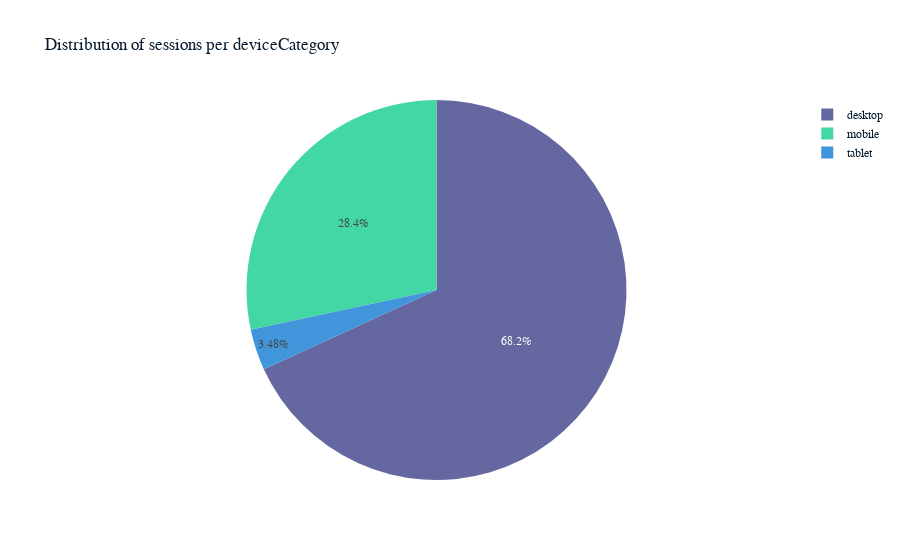

Notebook cell for this chart:
### Code cell
#Number of sessions per device category
plot_sessions_per_group(ga_df,'deviceCategory','pie')

### Figure 1 — Plotly figure (JSON) as saved in the notebook; plotly's stock layout.template omitted (floating-point values rounded to 4 significant figures)
{"data": [{"domain": {"x": [0, 1], "y": [0, 1]}, "hovertemplate": "deviceCategory=%{label}<br>sessions=%{value}<extra></extra>", "labels": ["tablet", "mobile", "desktop"], "legendgroup": "", "name": "", "showlegend": true, "values": [89, 725, 1742], "type": "pie"}], "layout": {"legend": {"tracegroupgap": 0}, "title": {"text": "Distribution of sessions per deviceCategory"}}}
